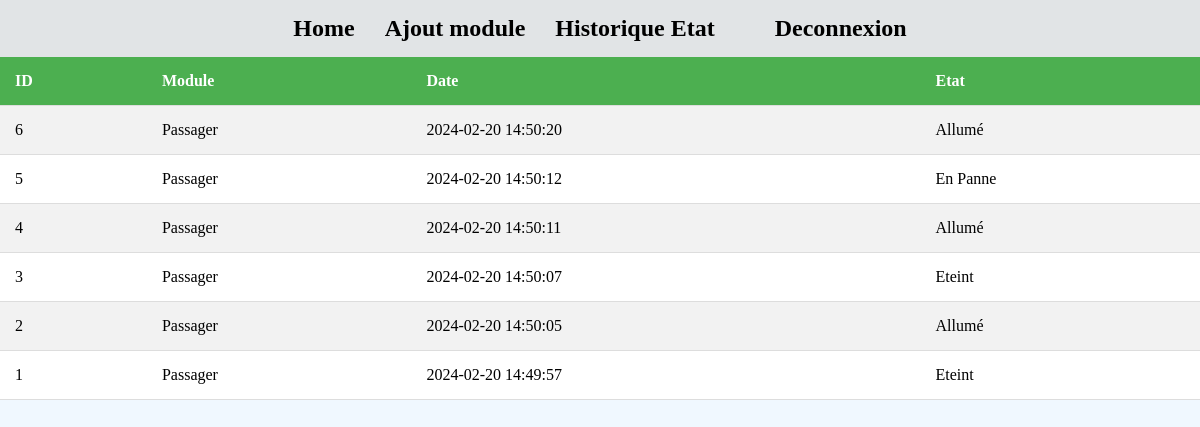
Screenshot of /page/historique.php (signed in) with the database file from the repository.
### tables this page shows
CREATE TABLE `historique_etat` (
  `ID` int NOT NULL,
  `Etat` int NOT NULL,
  `date` datetime NOT NULL,
  `Module` int NOT NULL
);

CREATE TABLE `module` (
  `ID` int NOT NULL,
  `Nom` varchar(255) NOT NULL,
  `Etat` int NOT NULL,
  `description` text NOT NULL,
  `valeur` varchar(255) NOT NULL
);

### page/historique.php (the view, shortened to what this page needs)
<?php
    require_once '../script/bdd.php';
    $reponse = $bdd->query('SELECT * FROM historique_etat ORDER BY ID DESC LIMIT 20');
?>
<!DOCTYPE html>
<html lang="en">
<head>
    <link rel="stylesheet" href="../css/main.css">
    <link rel="stylesheet" href="../css/historique.css">
</head>
<body>
    <?php
        include './navbar.php';
        echo '<table>';
        echo '<tr>';
        echo '<th>ID</th>';
        echo '<th>Module</th>';
        echo '<th>Date</th>';
        echo '<th>Etat</th>';
        echo '</tr>';
        while ($donnees = $reponse->fetch()) {
            if($donnees['Etat'] == 1) {
                $donnees['Etat'] = 'Allumé';
            }else if($donnees['Etat'] == 2) {
                $donnees['Etat'] = 'En Panne';
            } else {
                $donnees['Etat'] = 'Eteint';
            }
            $module = $bdd->query('SELECT * FROM module WHERE ID = '.$donnees['Module']);
            $module = $module->fetchAll();
            $nom = $module[0]['Nom'];
            echo '<tr>';
            echo '<td>'.$donnees['ID'].'</td>';
            echo '<td>'.$nom.'</td>';
            echo '<td>'.$donnees['date'].'</td>';
            echo '<td>'.$donnees['Etat'].'</td>';
            echo '</tr>';
        }
        echo '</table>';
    ?>
</body>
</html>

### page/navbar.php
<div class="navbar">
    <a href="/index.php"><h2>Home</h2></a>
    <a href="/page/ajout_module.php"><h2>Ajout module</h2></a>
    <a href="/page/historique.php"><h2>Historique Etat</h2></a>
    <a href=""></a>
    <?php
        if(isset($_SESSION['Connect'])) {
            echo '<a href="/script/logout.php"><h2>Deconnexion</h2></a>';
        } else {
            echo '<a href="/page/connexion.php"><h2>Connexion</h2></a>';
        }
    ?>
</div>

### css/main.css (style rules this page uses)
* { margin: 0; padding: 0; box-sizing: border-box; }
body { background-color: aliceblue; }
.navbar { display: flex; justify-content: center; align-items: center; padding: 10px; background-color: rgb(225, 228, 230); }
.navbar a { padding: 5px; text-decoration: none; color: black; margin: 0 10px; }

### css/historique.css (style rules this page uses)
table { width: 100%; border-collapse: collapse; margin-bottom: 20px; }
tr { border-bottom: 1px solid #ddd; }
th, td { padding: 15px; text-align: left; }
tr:nth-child(even) { background-color: #f2f2f2; }
tr:nth-child(odd) { background-color: #ffffff; }
th { background-color: #4CAF50; color: white; }

### rows the page displays
historique_etat: ID "6", Module.Nom "Passager", date "2024-02-20 14:50:20", Etat "Allumé"
historique_etat: ID "5", Module.Nom "Passager", date "2024-02-20 14:50:12", Etat "En Panne"
historique_etat: ID "4", Module.Nom "Passager", date "2024-02-20 14:50:11", Etat "Allumé"
historique_etat: ID "3", Module.Nom "Passager", date "2024-02-20 14:50:07", Etat "Eteint"
historique_etat: ID "2", Module.Nom "Passager", date "2024-02-20 14:50:05", Etat "Allumé"
historique_etat: ID "1", Module.Nom "Passager", date "2024-02-20 14:49:57", Etat "Eteint"
